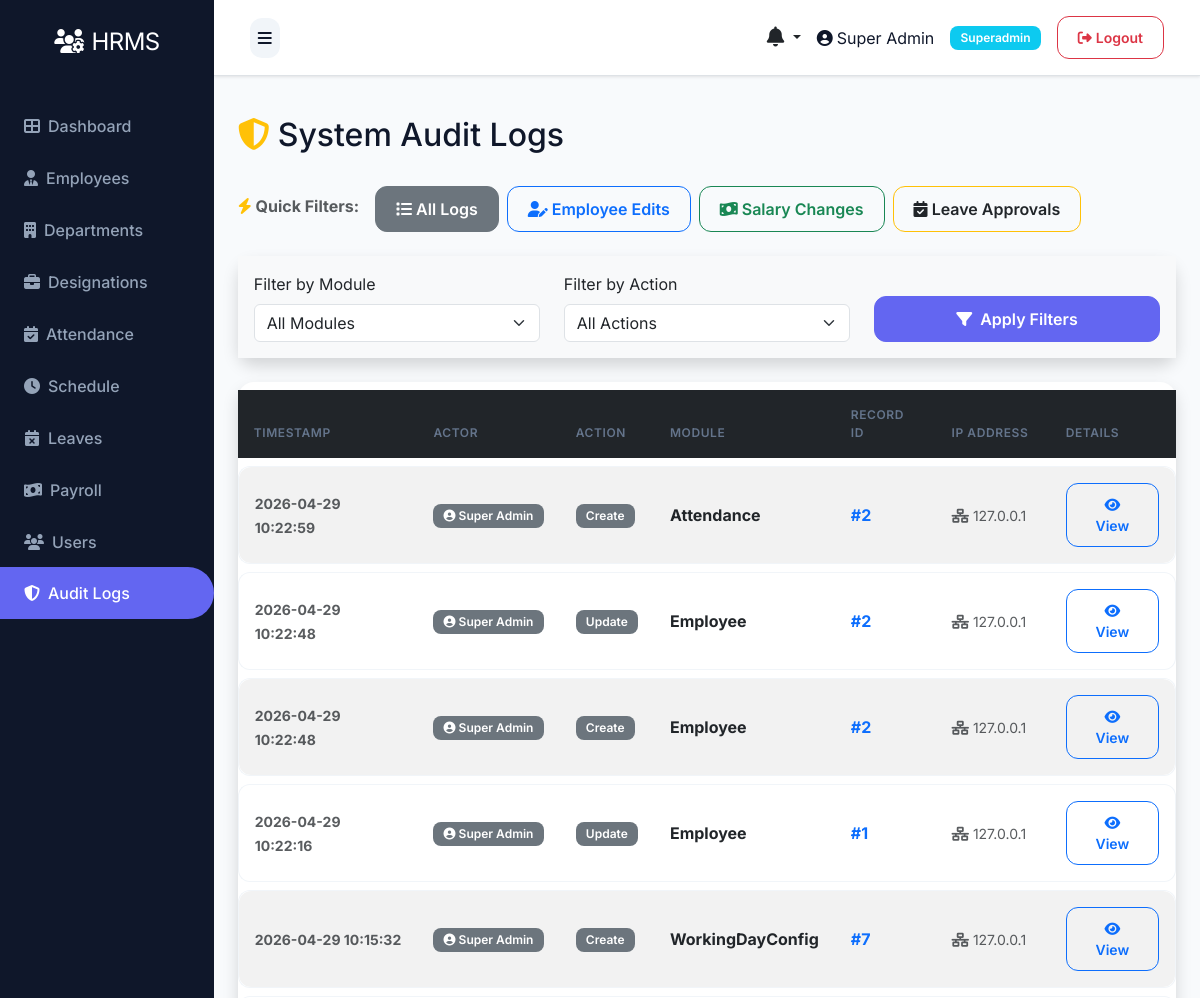
/audit-logs (signed in, upper part), run on an earlier commit of the app's database.
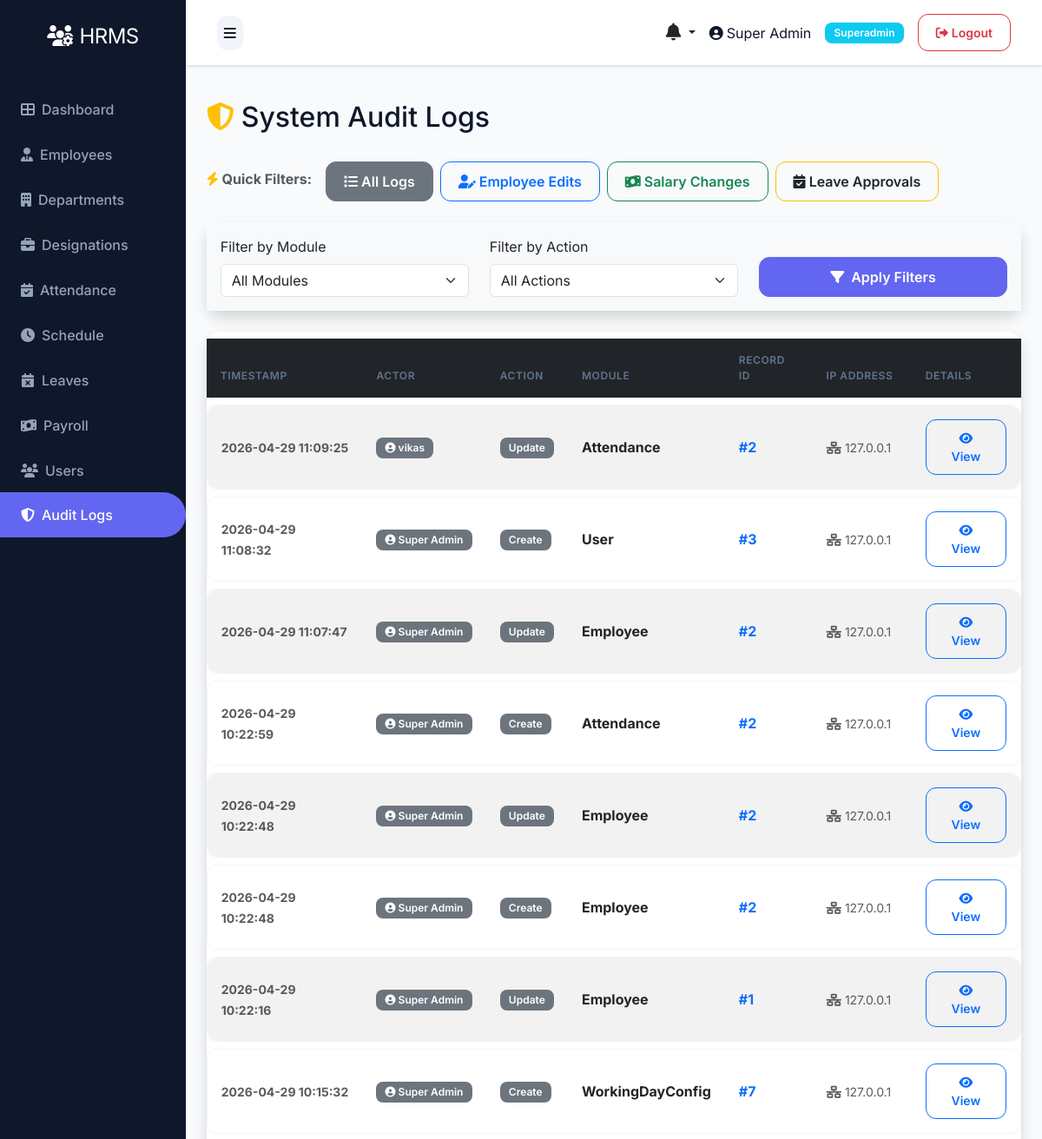
And on a later commit of the database.
### models.py (models this page shows)
class User(UserMixin, db.Model):
    __tablename__ = 'users'
    id = db.Column(db.Integer, primary_key=True)
    role_id = db.Column(db.Integer, db.ForeignKey('roles.id'), nullable=False)
    name = db.Column(db.String(100), nullable=False)
    email = db.Column(db.String(100), unique=True, nullable=False)
    phone = db.Column(db.String(20))
    status = db.Column(db.String(20), default='active')
    password = db.Column(db.String(255), nullable=False)
    remember_token = db.Column(db.String(100))
    email_verified_at = db.Column(db.DateTime)
    created_at = db.Column(db.DateTime, default=datetime.utcnow)
    updated_at = db.Column(db.DateTime, default=datetime.utcnow, onupdate=datetime.utcnow)

class Role(db.Model):
    __tablename__ = 'roles'
    id = db.Column(db.Integer, primary_key=True)
    name = db.Column(db.String(50), unique=True, nullable=False)
    description = db.Column(db.Text)
    created_at = db.Column(db.DateTime, default=datetime.utcnow)
    updated_at = db.Column(db.DateTime, default=datetime.utcnow, onupdate=datetime.utcnow)
    users = db.relationship('User', backref='role', lazy=True)

class AuditLog(db.Model):
    __tablename__ = 'audit_logs'
    id = db.Column(db.Integer, primary_key=True)
    actor_id = db.Column(db.Integer, db.ForeignKey('users.id'), nullable=True)
    action = db.Column(db.String(100), nullable=False)  # create, update, delete, login, etc.
    model = db.Column(db.String(100))
    record_id = db.Column(db.Integer)
    old_data = db.Column(db.Text)
    new_data = db.Column(db.Text)
    ip_address = db.Column(db.String(45))
    created_at = db.Column(db.DateTime, default=datetime.utcnow)
    actor = db.relationship('User', backref='audit_logs', lazy=True)

### routes/admin.py (the view)
@bp.route('/audit-logs')
@login_required
def audit_logs():
    if current_user.role.name != 'superadmin':
        flash('Access denied. Only Super Admin can view audit logs.', 'danger')
        return redirect(url_for('auth.login'))
    from models import AuditLog
    model_filter = request.args.get('model')
    action_filter = request.args.get('action')
    query = AuditLog.query
    if model_filter:
        query = query.filter_by(model=model_filter)
    if action_filter:
        query = query.filter_by(action=action_filter)
    logs = query.order_by(AuditLog.created_at.desc()).limit(200).all()
    for log in logs:
        try:
            log.parsed_old = json.loads(log.old_data) if log.old_data else {}
            log.parsed_new = json.loads(log.new_data) if log.new_data else {}
            keys = set()
            keys.update(log.parsed_old.keys())
            keys.update(log.parsed_new.keys())
            log.changed_keys = sorted(list(keys))
        except:
            log.parsed_old = {}
            log.parsed_new = {}
            log.changed_keys = []
    return render_template('admin/audit_logs.html', logs=logs)

### templates/admin/audit_logs.html (shortened to what this page needs)
{% extends "base.html" %}
{% block content %}
<div class="d-flex justify-content-between align-items-center mb-4">
    <h2><i class="fas fa-shield-alt text-warning me-2"></i>System Audit Logs</h2>
</div>
<div class="row mb-4">
    <div class="col-12">
        <div class="d-flex gap-2 flex-wrap">
            <span class="text-muted mt-2 fw-bold me-2"><i class="fas fa-bolt text-warning"></i> Quick Filters:</span>
            <a href="{{ url_for('admin.audit_logs') }}" class="btn btn-outline-secondary {% if not request.args.get('model') %}active{% endif %}">
                <i class="fas fa-list"></i> All Logs
            </a>
            <a href="{{ url_for('admin.audit_logs', model='Employee', action='update') }}" class="btn btn-outline-primary {% if request.args.get('model') == 'Employee' and request.args.get('action') == 'update' %}active{% endif %}">
                <i class="fas fa-user-edit"></i> Employee Edits
            </a>
            <a href="{{ url_for('admin.audit_logs', model='Salary', action='update') }}" class="btn btn-outline-success {% if request.args.get('model') == 'Salary' %}active{% endif %}">
                <i class="fas fa-money-bill-wave"></i> Salary Changes
            </a>
            <a href="{{ url_for('admin.audit_logs', model='Leave', action='update') }}" class="btn btn-outline-warning text-dark {% if request.args.get('model') == 'Leave' %}active{% endif %}">
                <i class="fas fa-calendar-check"></i> Leave Approvals
            </a>
        </div>
    </div>
</div>
<div class="card shadow mb-4">
    <div class="card-body bg-light">
        <form method="get" action="{{ url_for('admin.audit_logs') }}" class="row align-items-end">
            <div class="col-md-4 mb-3 mb-md-0">
                <label for="model" class="form-label">Filter by Module</label>
                <select name="model" id="model" class="form-select">
                    <option value="">All Modules</option>
                </select>
            </div>
            <div class="col-md-4 mb-3 mb-md-0">
                <label for="action" class="form-label">Filter by Action</label>
                <select name="action" id="action" class="form-select">
                    <option value="">All Actions</option>
                </select>
            </div>
            <div class="col-md-4">
                <button type="submit" class="btn btn-primary w-100"><i class="fas fa-filter me-1"></i> Apply Filters</button>
            </div>
        </form>
    </div>
</div>
<div class="card shadow">
    <div class="card-body p-0">
        <div class="table-responsive">
            <table class="table table-hover table-striped align-middle mb-0">
                <thead class="table-dark">
                    <tr>
                        <th class="ps-3 border-0">Timestamp</th>
                        <th class="border-0">Actor</th>
                        <th class="border-0">Action</th>
                        <th class="border-0">Module</th>
                        <th class="border-0">Record ID</th>
                        <th class="border-0">IP Address</th>
                        <th class="border-0">Details</th>
                    </tr>
                </thead>
                <tbody>
                    {% for log in logs %}
                    <tr>
                        <td class="ps-3"><small class="text-muted fw-bold">{{ log.created_at.strftime('%Y-%m-%d %H:%M:%S') if log.created_at else 'Unknown' }}</small></td>
                        <td>
                            {% if log.actor %}
                                <span class="badge bg-secondary"><i class="fas fa-user-circle"></i> {{ log.actor.name }}</span>
                            {% else %}
                                <span class="text-muted fst-italic">System</span>
                            {% endif %}
                        </td>
                        <td>
                            {% if log.action == 'create' %}
                                <span class="badge bg-success">Created</span>
                            {% elif log.action == 'update' %}
                                <span class="badge bg-warning text-dark">Updated</span>
                            {% elif log.action == 'delete' %}
                                <span class="badge bg-danger">Deleted</span>
                            {% elif log.action == 'login' %}
                                <span class="badge bg-info text-dark">Logged In</span>
                            {% elif log.action == 'deactivate' %}
                                <span class="badge bg-dark">Deactivated</span>
                            {% else %}
                                <span class="badge bg-secondary">{{ log.action|title }}</span>
                            {% endif %}
                        </td>
                        <td><strong>{{ log.model or '-' }}</strong></td>
                        <td><span class="text-primary fw-bold">#{{ log.record_id or '-' }}</span></td>
                        <td><small class="text-muted"><i class="fas fa-network-wired"></i> {{ log.ip_address or 'Unknown' }}</small></td>
                        <td>
                            <button type="button" class="btn btn-sm btn-outline-primary" data-bs-toggle="modal" data-bs-target="#logModal{{ log.id }}">
                                <i class="fas fa-eye"></i> View
                            </button>
                        </td>
                    </tr>
                    {% else %}
                    <tr>
                        <td colspan="7" class="text-center py-5 text-muted">No audit logs found matching criteria.</td>
                    </tr>
                    {% endfor %}
                </tbody>
            </table>
        </div>
    </div>
</div>
{% endblock %}

### templates/base.html (shortened to what this page needs)
<!DOCTYPE html>
<html lang="en">
<head>
    <link href="https://cdn.jsdelivr.net/npm/bootstrap@5.3.0/dist/css/bootstrap.min.css" rel="stylesheet">
    <link rel="stylesheet" href="https://cdnjs.cloudflare.com/ajax/libs/font-awesome/6.4.0/css/all.min.css">
    <link rel="stylesheet" href="{{ url_for('static', filename='css/style.css') }}">
</head>
<body>
    {% if current_user.is_authenticated %}
    {% set role_name = (current_user.role.name if current_user.role and current_user.role.name else 'employee') %}
    {% set dashboard_map = {
        'superadmin': 'admin.superadmin_dashboard',
        'admin': 'admin.admin_dashboard',
        'hr': 'admin.hr_dashboard',
        'payroll': 'admin.payroll_dashboard',
        'moderator': 'admin.moderator_dashboard',
        'employee': 'user.dashboard'
    } %}
    {% set dashboard_endpoint = dashboard_map.get(role_name, 'user.dashboard') %}
    <div class="d-flex" id="wrapper">
        <div id="sidebar-wrapper">
            <div class="sidebar-heading text-center">
                <i class="fas fa-users-cog me-2"></i>HRMS
            </div>
            <div class="list-group list-group-flush mt-3">
                <a href="{{ url_for(dashboard_endpoint) }}" class="list-group-item list-group-item-action {{ 'active' if request.endpoint == dashboard_endpoint else '' }}">
                    <i class="fas fa-th-large me-2"></i>Dashboard
                </a>
                {% if role_name in ['superadmin', 'hr'] %}
                <a href="{{ url_for('employee.index') }}" class="list-group-item list-group-item-action {{ 'active' if request.endpoint == 'employee.index' else '' }}">
                    <i class="fas fa-user-tie me-2"></i>Employees
                </a>
                <a href="{{ url_for('department.index') }}" class="list-group-item list-group-item-action {{ 'active' if request.endpoint == 'department.index' else '' }}">
                    <i class="fas fa-building me-2"></i>Departments
                </a>
                <a href="{{ url_for('designation.index') }}" class="list-group-item list-group-item-action {{ 'active' if request.endpoint == 'designation.index' else '' }}">
                    <i class="fas fa-briefcase me-2"></i>Designations
                </a>
                {% endif %}
                {% if role_name in ['superadmin', 'hr'] %}
                <a href="{{ url_for('attendance.index') }}" class="list-group-item list-group-item-action {{ 'active' if request.endpoint == 'attendance.index' else '' }}">
                    <i class="fas fa-calendar-check me-2"></i>Attendance
                </a>
                <a href="{{ url_for('schedule.index') }}" class="list-group-item list-group-item-action {{ 'active' if request.endpoint == 'schedule.index' else '' }}">
                    <i class="fas fa-clock me-2"></i>Schedule
                </a>
                {% endif %}
                {% if role_name in ['superadmin', 'hr'] %}
                <a href="{{ url_for('leave.index') }}" class="list-group-item list-group-item-action {{ 'active' if request.endpoint == 'leave.index' else '' }}">
                    <i class="fas fa-calendar-times me-2"></i>Leaves
                </a>
                {% endif %}
                {% if role_name in ['superadmin', 'hr'] %}
                <a href="{{ url_for('payroll.index') }}" class="list-group-item list-group-item-action {{ 'active' if request.endpoint == 'payroll.index' else '' }}">
                    <i class="fas fa-money-bill-wave me-2"></i>Payroll
                </a>
                {% endif %}
                {% if role_name == 'superadmin' %}
                <a href="{{ url_for('user.index') }}" class="list-group-item list-group-item-action {{ 'active' if request.endpoint == 'user.index' else '' }}">
                    <i class="fas fa-users me-2"></i>Users
                </a>
                <a href="{{ url_for('admin.audit_logs') }}" class="list-group-item list-group-item-action {{ 'active' if request.endpoint == 'admin.audit_logs' else '' }}">
                    <i class="fas fa-shield-alt me-2"></i>Audit Logs
                </a>
                {% endif %}
            </div>
        </div>
        <div id="page-content-wrapper" class="w-100">
            <nav class="navbar navbar-expand-lg navbar-light bg-light border-bottom">
                <div class="container-fluid">
                    <button class="btn btn-primary" id="menu-toggle">
                        <i class="fas fa-bars"></i>
                    </button>
                    <div class="ms-auto d-flex align-items-center">
                        <div class="dropdown me-3">
                            <a class="nav-link dropdown-toggle position-relative text-dark" href="#" id="notificationsDropdown" role="button" data-bs-toggle="dropdown" aria-expanded="false">
                                <i class="fas fa-bell fs-5"></i>
                            </a>
                        </div>
                        <span class="me-3">
                            <i class="fas fa-user-circle me-1"></i>{{ current_user.name }}
                        </span>
                        <span class="badge bg-info me-3">{{ role_name|title }}</span>
                        <a href="{{ url_for('auth.logout') }}" class="btn btn-outline-danger btn-sm">
                            <i class="fas fa-sign-out-alt me-1"></i>Logout
                        </a>
                    </div>
                </div>
            </nav>
            <div class="container-fluid p-4">
                {% block content %}{% endblock %}
            </div>
        </div>
    </div>
    {% endif %}
</body>
</html>

What changed in the data, as far as the page shows it:
added AuditLog: created_at "2026-04-29 11:09:25", actor.name "vikas", action "Update", model "Attendance", record "2", ip_address "127.0.0.1"
added AuditLog: created_at "2026-04-29 11:08:32", actor.name "Super Admin", action "Create", model "User", record "3", ip_address "127.0.0.1"
added AuditLog: created_at "2026-04-29 11:07:47", actor.name "Super Admin", action "Update", model "Employee", record "2", ip_address "127.0.0.1"
